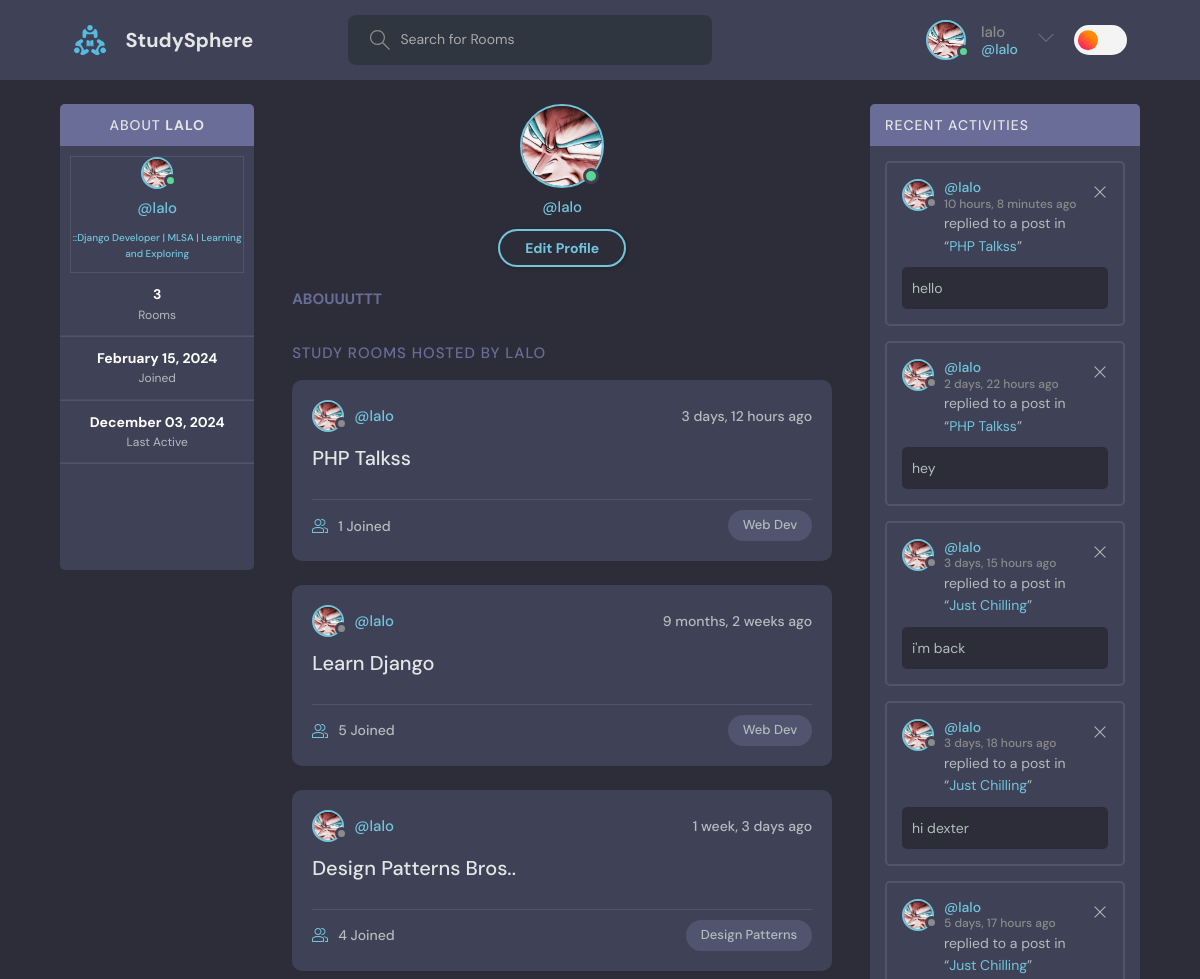
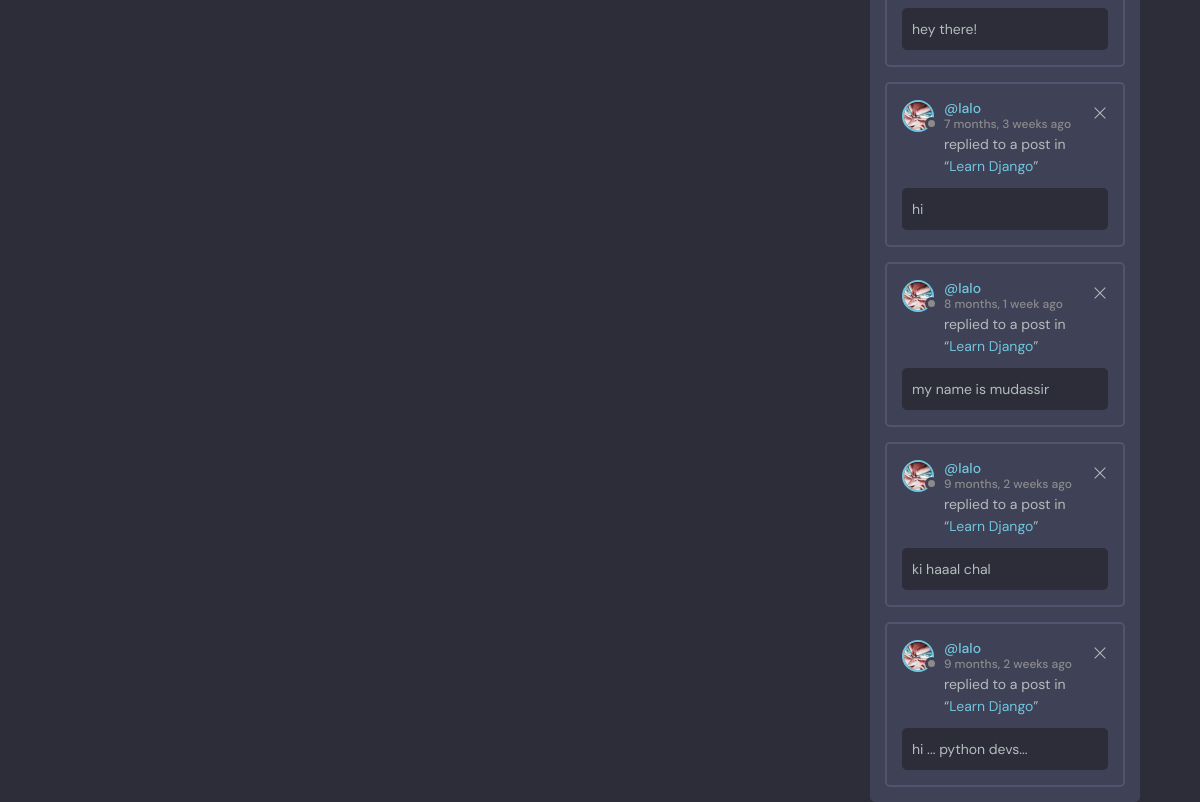
Screenshot of /UserProfile/1 (signed in) with the database file from the repository (2 pictures, top to bottom).
### base/models.py (models this page shows, shortened)
class User(AbstractUser):
    username = models.CharField(max_length=100, unique=True)
    email = models.EmailField(max_length=200, unique=True)
    headline = models.CharField(max_length=200, null = True, blank = True)
    date_joined = models.DateTimeField(auto_now_add=True,null = True)
    last_login = models.DateTimeField(auto_now=True,null = True)
    Pfp = models.ImageField(default= 'images/avatar.svg',null=True)  # using pip install Pillow to install the pillow library to use the ImageField
    USERNAME_FIELD = 'email' # specifying the email as the username field helps us to login using the email instead of the username, which django use username by default for the authentication of the users(login and signup)
    REQUIRED_FIELDS = []

class Room(models.Model):
    name = models.CharField(max_length=50)
    description = models.TextField(null = True, blank = True)   #  setting to null means that it will be blank in the database if not filled out at runtime otherwise the data basebase will consider it as missing data   # blank means that it is not required to be filled out at runtime
    participants = models.ManyToManyField(User, related_name = 'participants', blank = True)  # this is the many to many field that we will be using to connect the room with the user, related_name is used to access the participants of the room from the user model, blank means that it is not required to be filled out at runtime
    host = models.ForeignKey(User, on_delete =  models.SET_NULL, null = True)   # when the host is deleted then all its rooms are delete as well
    topic = models.ForeignKey(Topic, on_delete =  models.SET_NULL, null = True)   # when the topic is deleted then all the rooms of that topic will be deleted as well
    updated = models.DateTimeField(auto_now=True)  # auto_now will update the time whenever the room is updated
    created = models.DateTimeField(auto_now_add=True)  # auto_now_add will update the time only when the room is created for the first time
    def __str__(self):
        return self.name
    class Meta:
        ordering = ['-updated','-created']   # here we are ordering the rooms according to the most recent updated and created room in the list..     The ( - ) sign means to update according to most recent....

class Topic(models.Model):
    name = models.TextField(max_length=100)

class Message(models.Model):
    user = models.ForeignKey(User, on_delete =  models.CASCADE)   # when the user is deleted then all its messages are delete as well
    body = models.CharField(max_length=1000)  # the body of the message
    room = models.ForeignKey(Room, on_delete =  models.CASCADE)
    updated = models.DateTimeField(auto_now=True)
    created = models.DateTimeField(auto_now_add=True)
    class Meta:                       # using this we can order the messages according to the most recent message
        ordering = ['-updated','-created'] #So we do not have to write ordering syntax again and again in the views.py file for everytime we get the messages of the room

### base/views.py (the view)
# urls.py: path('UserProfile/<str:pk>',views.UserProfile, name = "UserProfile"),  # url of the user profile page
@login_required(login_url="UserLogin")
def UserProfile(request,pk):
    user = User.objects.get(id = pk)
    rooms = user.room_set.all()  # getting all the rooms of the user
    topics = Topic.objects.all()
    UserMessages = user.message_set.all()
    context = {"user": user,"rooms":rooms , "topics":topics , "UserMessages":UserMessages}
    return render(request,'base/userProfile.html',context)

### base/templates/base/userProfile.html (shortened to what this page needs)
{% extends 'main.html' %}
{% block content %}
<main class="profile-page layout layout--3">
    <div class="container">
      {% include 'base/profileComponent.html' %}
      <div class="roomList">
        <div class="profile">
          <div class="profile__avatar">
            <div class="avatar avatar--large active">
              <img src="{{user.Pfp.url}}" />
            </div>
          </div>
          <div class="profile__info">
            <p>@{{user.username}}</p>
            {% if request.user == user %}
            <a href="{% url 'UpdateUser' %}" class="btn btn--main btn--pill">Edit Profile</a>
            {% endif %}
          </div>
          <div class="profile__about">
            <h3>Abouuuttt</h3>
          </div>
        </div>
        <div class="roomList__header">
          <div>
            <h2>Study Rooms hosted by {{user.username}}</a>
            </h2>
          </div>
        </div>
        {% include 'base/feedComponent.html' %}
      </div>
      {% include 'base/activityComponent.html' %}
    </div>
  </main>
  {% endblock content %}

### Templates/navBar.html (shortened to what this page needs)
{% load static %}
<header class="header header--loggedIn">
    <div class="container">
        <a href="{% url 'home' %}" class="header__logo">
            <img src="{% static 'images/logo.svg' %}" />
            <h1>StudySphere</h1>
        </a>
        <form class="header__search" method="GET" action="{% url 'home' %}">
            <label>
                <input name="q" placeholder="Search for Rooms" />
            </label>
        </form>
        <nav class="header__menu">
            {% if request.user.is_authenticated %}
            <div class="header__user">
                <a href="{% url 'UserProfile' request.user.id%}">
                    <div class="avatar avatar--medium active">
                        <img src="{{request.user.Pfp.url}}" />
                    </div>
                    <p>{{request.user.username}} <span>@{{request.user.username}}</span></p>
                </a>
                <button class="dropdown-button">
                    <svg version="1.1" xmlns="http://www.w3.org/2000/svg" width="32" height="32" viewBox="0 0 32 32">
                        <title>chevron-down</title>
                        <path d="M16 21l-13-13h-3l16 16 16-16h-3l-13 13z"></path>
                    </svg>
                </button>
            </div>
            {% else %}
            <a href="{% url 'UserLogin' %}">
                <img src="{% static 'images/avatar.svg' %}" />
                <p>Login</p>
            </a>
            {% endif %}
            <div class = "ThemeToggler">
                {% include 'theme.html'%}
            </div>
        </nav>
    </div>
</header>

### base/templates/base/profileComponent.html (shortened to what this page needs)
{% block content%}
 <div class="activities">
    <div class="activities__header"  >
        <h2 style="display: flex; align-items: center; justify-content: center;" >About&nbsp; <strong>{{request.user.username}}</strong></h2>
    </div>
    <div>
        <div class="profile-info-container">
            <div class="profile__avatar ">
                <div class="avatar avatar--small active">
                    <img src="{{request.user.Pfp.url}}" />
                </div>
            </div>
            <div class="profile__info">
                <p>@{{request.user.username}}</p>
                <div class= "profile-info-headline">
                   {% if  request.user.headline is not none%}
                      <p>::{{request.user.headline}}</p>
                   {% else%}
                      <a href="{% url 'UpdateUser' %}"><p> Enter Bio/Headline</p></a>
                   {% endif%}
                </div>
            </div>
       </div>
        <div class="profile-details-container">
          <div class="profile-details">
            <div class= "profile-details-info">
                <h6> {{request.user.room_set.count}}</h6>
                <span>Rooms</span>
            </div>
            <hr class= "profile-details-hr">
            <div class= "profile-details-info">
               <h6> {{request.user.date_joined|date:"F d, Y"}}</h6>
               <span>Joined</span>
            </div>
            <hr class= "profile-details-hr">
            <div class= "profile-details-info">
                <h6>{{request.user.last_login|date:"F d, Y"}}</h6>
                <span>Last Active</span>
            </div>
          </div>
        </div>
    </div>
    <hr class= "profile-details-hr">
    <div class="social-links">
        <ul class="social-list">
            <li>
            </li>
            <li>
            </li>
            <li>
            </li>
            <li>
            </li>
          </ul>
    </div>
  </div>
  {% endblock content%}

### base/templates/base/feedComponent.html (shortened to what this page needs)
{% for room in rooms %}
<div class="roomListRoom">
   <div class="roomListRoom__header">
       <a href="{% url 'UserProfile' room.host.id %}" class="roomListRoom__author">
           <div class="avatar avatar--small">
               <img src="{{room.host.Pfp.url}}" />
           </div>
           <span>@{{room.host.username}}</span>
       </a>
       <div class="roomListRoom__actions">
           <span>{{room.created|timesince}} ago</span>
       </div>
   </div>
   <div class="roomListRoom__content">
      <a href="{% url 'room' room.id %}">{{room.name}}</a>
      <span>&nbsp; &nbsp;{{room.description}}</span>
  </div>
  <div class="roomListRoom__meta">
   <a href="{% url 'room' room.id %}" class="roomListRoom__joined">
       {{room.participants.all.count}} Joined  {% comment %} getting the count of the participants in the room as it is a many to many field {% endcomment %}
   </a>
   <p class="roomListRoom__topic">{{room.topic.name}}</p>   {% comment %} getting the topic of the roooom {% endcomment %}
</div>
</div>
{% endfor %}

### base/templates/base/activityComponent.html (shortened to what this page needs)
<div class="activities">
  <div class="activities__header">
      <h2>Recent Activities</h2>
  </div>
    {% for message in UserMessages %}
    <div class="activities__box">
        <div class="activities__boxHeader roomListRoom__header">
            <a href="{% url 'UserProfile' message.user.id %}" class="roomListRoom__author">
                <div class="avatar avatar--small">
                    <img src="{{message.user.Pfp.url}}" />
                </div>
                <p>
                    @{{message.user.username}}
                    <span>{{message.created|timesince}} ago</span>
                </p>
            </a>
            {% if request.user == message.user %}
               <div class="roomListRoom__actions">
                   <a href="{% url 'delete-message'  message.id %}">
                       <svg version="1.1" xmlns="http:// www.  w3.org/2000/svg" width="32"    height="32" viewBox="0 0 32 32">
                           <title>remove</title>
                           <path
                            d="M27.314 6.019l-1.333-1.333-9.98 9.981-9.981-9.981-1.333 1.333 9.981 9.981-9.981 9.98 1.333 1.333 9.981-9.98 9.98 9.98 1.333-1.333-9.98-9.98 9.98-9.981z">
                           </path>
                       </svg>
                   </a>
               </div>
            {% endif %}
        </div>
        <div class="activities__boxContent">
            <p>replied to a post in
                <br>
                <span>“<a href="{% url 'room' message.room.id %}">{{message.room}}</a>”</span>
            </p>
            <div class="activities__boxRoomContent">{{message.body}}</div>
        </div>
    </div>
    {% endfor %}
</div>

### rows the page displays
User: user.Pfp (picture), user.username "lalo", user.username "LALO", user.headline "Django Developer | MLSA | Learning and Exploring", user.room_set.count "3", user.date_joined "February 15, 2024", user.last_login "December 03, 2024", Pfp (picture), username "lalo", username "LALO"
Room: host.Pfp (picture), host.username "lalo", created "3 days, 12 hours", name "PHP Talkss", participants.all.count "1", topic.name "Web Dev"
Room: host.Pfp (picture), host.username "lalo", created "9 months, 2 weeks", name "Learn Django", participants.all.count "5", topic.name "Web Dev"
Room: host.Pfp (picture), host.username "lalo", created "1 week, 3 days", name "Design Patterns Bros..", participants.all.count "4", topic.name "Design Patterns"
Message: user.Pfp (picture), user.username "lalo", created "10 hours, 8 minutes", room "PHP Talkss", body "hello"
Message: user.Pfp (picture), user.username "lalo", created "2 days, 22 hours", room "PHP Talkss", body "hey"
Message: user.Pfp (picture), user.username "lalo", created "3 days, 15 hours", room "Just Chilling", body "i'm back"
Message: user.Pfp (picture), user.username "lalo", created "3 days, 18 hours", room "Just Chilling", body "hi dexter"
Message: user.Pfp (picture), user.username "lalo", created "5 days, 17 hours", room "Just Chilling", body "hey there!"
Message: user.Pfp (picture), user.username "lalo", created "7 months, 3 weeks", room "Learn Django", body "hi"
Message: user.Pfp (picture), user.username "lalo", created "8 months, 1 week", room "Learn Django", body "my name is mudassir"
Message: user.Pfp (picture), user.username "lalo", created "9 months, 2 weeks", room "Learn Django", body "ki haaal chal"
Message: user.Pfp (picture), user.username "lalo", created "9 months, 2 weeks", room "Learn Django", body "hi ... python devs..."
